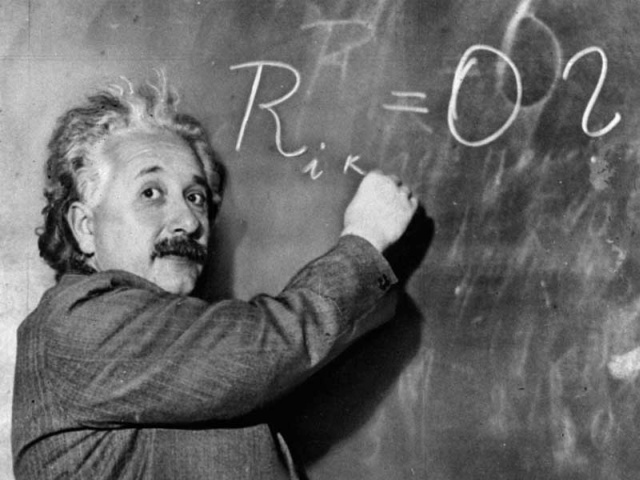
#> input picture homework1/q4/einstein.jpg, 640 x 480 px
$ python generate.py
#> lines starting #> are read from the running program, lines starting #| are printed output that depends on the picture
'''
生成旋转、平移和缩放的图片
'''
import numpy as np #1
import argparse #2
import imutils #3
import cv2 #4


image = cv2.imread("einstein.jpg") #8
#> image is the input picture: shape (480, 640, 3); min 0, max 255, mean 104.2
cv2.imshow("Original", image) #9

(h, w) = image.shape[:2] #10
#> h = 480; w = 640
center = (w // 2, h // 2) #11
#> center = (320, 240)
# 缩放
scaled = cv2.resize(image, (int(w/2), int(h/2)))
cv2.imwrite('img_sca.jpg', scaled)
# 平移
imgInfo = image.shape
#> imgInfo = (480, 640, 3)
height = imgInfo[0]
#> height = 480
width = imgInfo[1]
#> width = 640
mode = imgInfo[2]
#> mode = 3
dst = np.zeros(imgInfo, np.uint8)

for i in range( height ):
    for j in range( width - 100 ):
        dst[i, j + 100] = image[i, j]
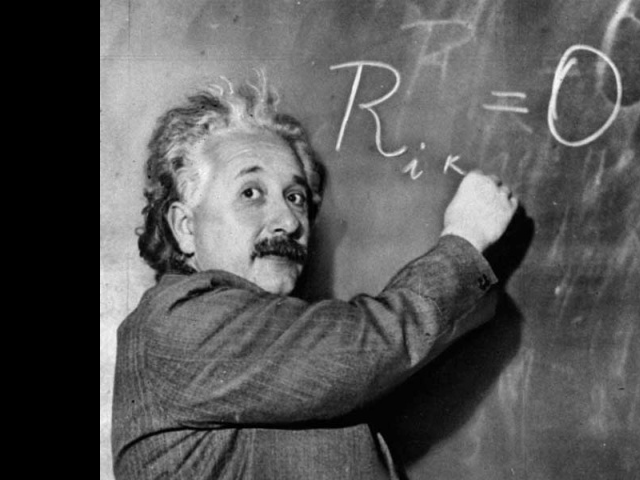
#> dst: shape (480, 640, 3); min 0, max 252, mean 88.6
cv2.imwrite('img_tra.jpg', dst)
# 旋转
M = cv2.getRotationMatrix2D(center, 45, 1.0) #12
rotated = cv2.warpAffine(image, M, (w, h)) #13
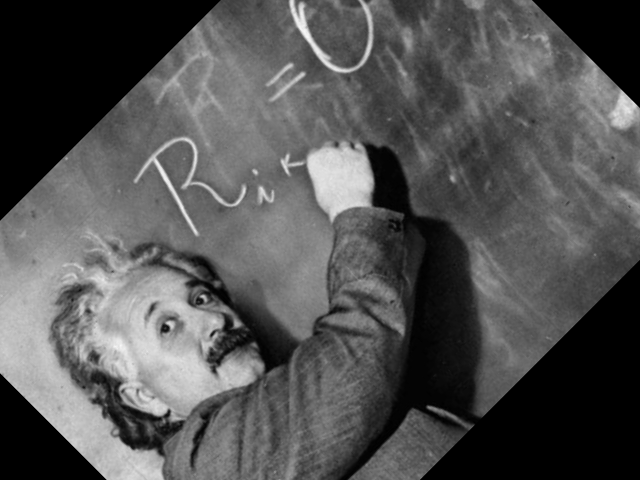
#> rotated: shape (480, 640, 3); min 0, max 248, mean 83
cv2.imshow("Rotated by 45 Degrees", rotated) #14
cv2.imwrite('img45.jpg', rotated)
